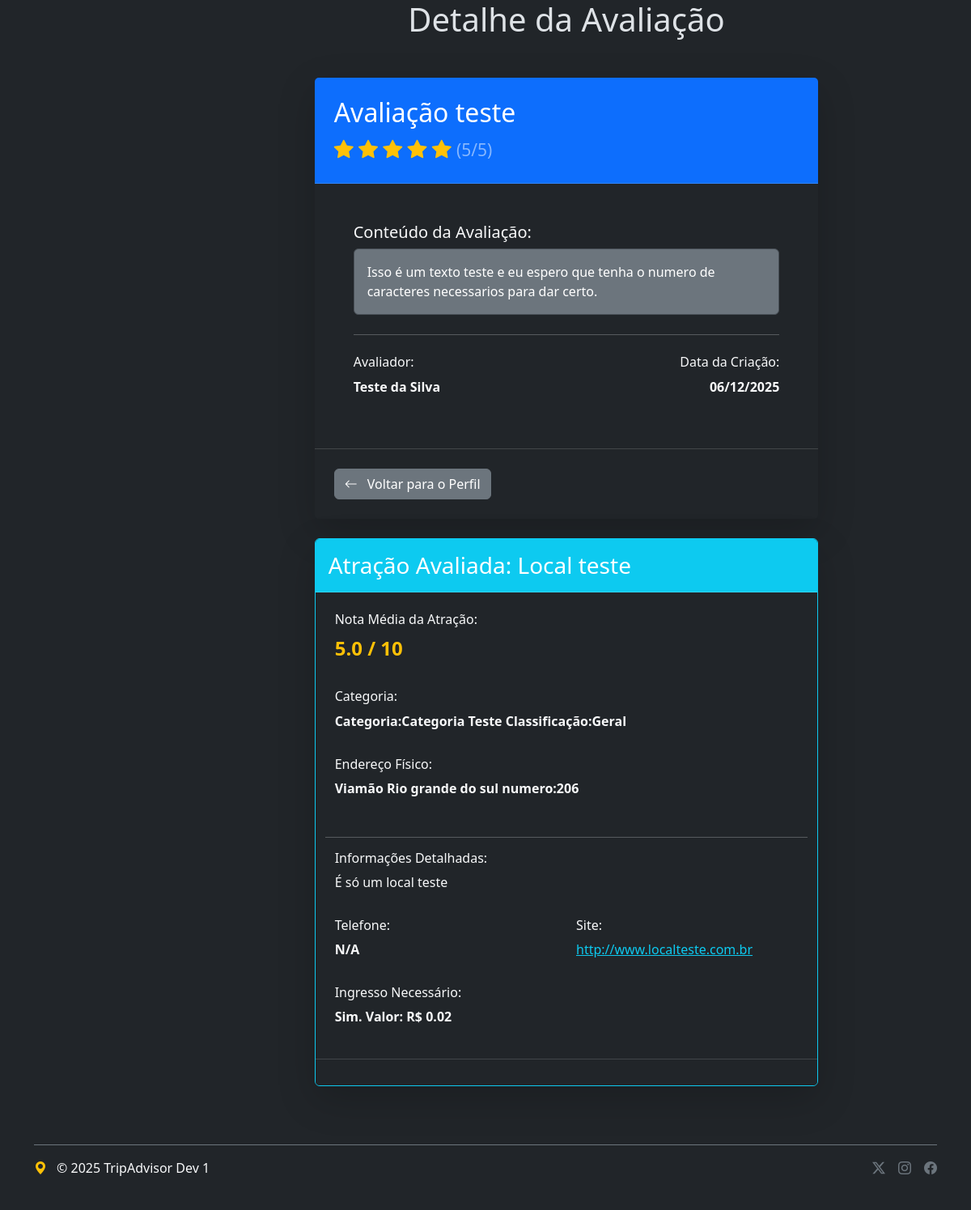
Screenshot of /tripAdvisor/datail/avaliacao/1 with the database file from the repository.
### tripAdvisor/models/avaliacao.py (models this page shows, shortened)
class Avaliacao(BaseModel):
    titulo = models.CharField(max_length=100, validators=[MinLengthValidator(3)])
    texto = models.TextField(validators=[MinLengthValidator(50)])
    nota = models.IntegerField(validators=[MinValueValidator(0), MaxValueValidator(10)])
    data_visita = models.DateField()
    data_avaliacao = models.DateField(auto_now_add=True)
    likes = models.IntegerField(default=0, validators=[MinValueValidator(0)])
    atracao = models.ForeignKey(
        Atracao,
        on_delete=models.CASCADE,
        related_name='avaliacoes_recebidas',
        verbose_name="Atração Avaliada"
    )
    perfil = models.ForeignKey(
        Perfil,
        on_delete=models.CASCADE,
        related_name='avaliacoes_feitas',
        verbose_name="Perfil Avaliador"
    )
    objects = AvaliacaoManager()
    class Meta:
        verbose_name = "Avaliação"
        verbose_name_plural = "Avaliações"
        unique_together = ('perfil', 'atracao')

### tripAdvisor/models/perfil.py (models this page shows, shortened)
class Perfil(BaseModel):
    email = models.CharField(max_length=100, validators=[MinLengthValidator(10)])
    nome = models.CharField(max_length=100, validators=[MinLengthValidator(10)])
    passaporte = models.CharField(max_length=10, validators=[MinLengthValidator(10)])
    data_nascimento = models.DateField()
    pais = models.CharField(max_length=100, validators=[MinLengthValidator(3)])
    genero = models.CharField(max_length=20, choices=Genero, default=Genero.NOT_INFORMED)
    pagina_pessoal = models.URLField(max_length=150, validators=[MinLengthValidator(15)], blank=True, null=True)
    biografia = models.TextField(blank=True, null=True)
    lingua = models.CharField(max_length=20, validators=[MinLengthValidator(5)], blank=True, null=True)
    premium = models.BooleanField(default=False)
    membro_desde = models.DateField(auto_now_add=True)
    user = models.OneToOneField(
        User,
        on_delete=models.CASCADE,
        primary_key=True,
    )

### tripAdvisor/models/atracao.py (models this page shows, shortened)
class Atracao(BaseModel):
    nome = models.CharField(max_length=100, validators=[MinLengthValidator(5)])
    nota = models.FloatField()
    ingresso = models.BooleanField()
    valor = models.DecimalField(decimal_places=2, max_digits=10, blank=True, null=True)
    informacoes = models.TextField()
    site = models.URLField()
    telefone = models.CharField(max_length=11, blank=True, null=True)
    categoria = models.ForeignKey(
        Categoria,
        on_delete=models.SET_NULL,
        related_name='atracoes',
        null=True,
        verbose_name="Categoria"
    )
    endereco = models.ForeignKey(
        'Endereco',
        on_delete=models.SET_NULL,
        related_name='atracoes',
        blank=True,
        null=True,
        verbose_name="Endereço Físico"
    )
    class Meta:
        verbose_name = "Atração"
        verbose_name_plural = "Atrações"

### tripAdvisor/models/categoria.py (models this page shows)
class Categoria(BaseModel):
    nome = models.CharField(max_length=50, validators=[MinLengthValidator(5)])
    classificacao = models.CharField(max_length=20, choices=Classificacao)
    descricao = models.TextField()
    def __str__(self):
        return f"Categoria:{self.nome} Classificação:{self.classificacao}"

### tripAdvisor/models/endereco.py (models this page shows)
class Endereco(BaseModel):
    cep = models.CharField(max_length=8, validators=[MinLengthValidator(8)])
    logradouro = models.CharField(max_length=50, validators=[MinLengthValidator(5)])
    numero = models.IntegerField(validators=[MinValueValidator(0)])
    complemento = models.CharField(max_length=50, validators=[MinLengthValidator(2)])
    bairro = models.CharField(max_length=30, validators=[MinLengthValidator(5)])
    cidade = models.CharField(max_length=30, validators=[MinLengthValidator(3)])
    estado = models.CharField(max_length=30, validators=[MinLengthValidator(5)])
    pais = models.CharField(max_length=100, validators=[MinLengthValidator(3)])
    def __str__(self):
        return f"{self.cidade} {self.estado} numero:{self.numero} "

### tripAdvisor/views/avaliacoes_classes.py (the view)
# urls.py: path('datail/avaliacao/<int:pk>', AvaliacaoDetailView.as_view(), name='detail_avaliacao'),
class AvaliacaoDetailView(DetailView):
    form_class = AvaliacaoForm
    model = Avaliacao
    template_name = 'tripAdvisor/avaliacao_detail.html'
    context_object_name = 'avaliacao'

### tripAdvisor/templates/tripAdvisor/avaliacao_detail.html
{% extends 'minimal.html' %}
{% load static %}
{% block title %}
<h1>Detalhe da Avaliação</h1>
{% endblock title %}
{% block main %}
<div class="container my-5">
<div class="row justify-content-center">
<div class="col-lg-10">
<div class="card shadow-lg border-0 mb-4">
<div class="card-header bg-primary text-white p-4">
<h2 class="mb-0">{{ avaliacao.titulo }}</h2>
<p class="fs-4 text-warning mb-0 mt-2">
{% for i in "12345"|make_list %}
{% if forloop.counter <= avaliacao.nota %}
<i class="bi bi-star-fill"></i>
{% else %}
<i class="bi bi-star"></i>
{% endif %}
{% endfor %}
<small class="text-white-50">({{ avaliacao.nota }}/5)</small>
</p>
</div>
<div class="card-body p-5 bg-dark text-light">
<h5 class="text-light">Conteúdo da Avaliação:</h5>
<div class="bg-secondary p-3 border rounded mb-4">
<p class="card-text text-white">{{ avaliacao.texto|linebreaksbr }}</p>
</div>
<hr class="my-4 border-light">
<div class="row">
<div class="col-md-6">
<h6 class="text-light">Avaliador:</h6>
<p class="fw-bold">{{ avaliacao.perfil.nome }}</p>
</div>
<div class="col-md-6 text-md-end">
<h6 class="text-light">Data da Criação:</h6>
<p class="fw-bold">{{ avaliacao.data_avaliacao|date:"d/m/Y" }}</p>
</div>
</div>
</div>
<div class="card-footer bg-dark d-flex justify-content-start p-4">
<a href="{% url 'profile' %}" class="btn btn-secondary">
<i class="bi bi-arrow-left me-2"></i> Voltar para o Perfil
</a>
</div>
</div>
<div class="card shadow-lg border-info">
<div class="card-header bg-info text-white p-3">
<h3 class="mb-0">Atração Avaliada: {{ avaliacao.atracao.nome }}</h3>
</div>
<div class="card-body p-4 bg-dark text-light">
<div class="row">
<div class="col-md-12 mb-3">
<h6 class="text-light">Nota Média da Atração:</h6>
<p class="fs-4 text-warning fw-bold">{{ avaliacao.atracao.nota }} / 10</p>
</div>
<div class="col-md-12 mb-3">
<h6 class="text-light">Categoria:</h6>
<p class="fw-bold">{{ avaliacao.atracao.categoria|default:"N/A" }}</p>
</div>
<div class="col-md-12 mb-3">
<h6 class="text-light">Endereço Físico:</h6>
<p class="fw-bold">{{ avaliacao.atracao.endereco|default:"Não informado" }}</p>
</div>
<hr class="my-3 border-light">
<div class="col-md-12 mb-3">
<h6 class="text-light">Informações Detalhadas:</h6>
<p>{{ avaliacao.atracao.informacoes|linebreaksbr }}</p>
</div>
<div class="col-md-6 mb-3">
<h6 class="text-light">Telefone:</h6>
<p class="fw-bold">{{ avaliacao.atracao.telefone|default:"N/A" }}</p>
</div>
<div class="col-md-6 mb-3">
<h6 class="text-light">Site:</h6>
<p><a href="{{ avaliacao.atracao.site }}" target="_blank" class="text-info">{{ avaliacao.atracao.site }}</a></p>
</div>
<div class="col-md-12">
<h6 class="text-light">Ingresso Necessário:</h6>
<p class="fw-bold">
{% if avaliacao.atracao.ingresso %}
Sim. Valor: R$ {{ avaliacao.atracao.valor|default:"N/A" }}
{% else %}
Não
{% endif %}
</p>
</div>
</div>
</div>
<div class="card-footer bg-dark text-end p-3">
</div>
</div>
</div>
</div>
{% endblock main %}

### rows the page displays
Avaliacao: titulo "Avaliação teste", nota "5", texto "Isso é um texto teste e eu espero que tenha o numero de caracteres necessarios para dar certo.", perfil.nome "Teste da Silva", data_avaliacao "06/12/2025", atracao.nome "Local teste", atracao.nota "5.0", atracao.categoria "Categoria:Categoria Teste Classificação:Geral", atracao.endereco "Viamão Rio grande do sul numero:206", atracao.informacoes "É só um local teste", atracao.telefone "N/A", atracao.site "http://www.localteste.com.br", atracao.valor "0.02"
